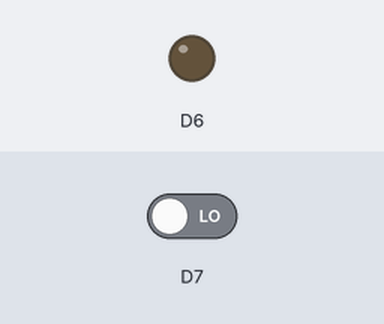
Bench run of a sketch on a simulated ESP8266 (NodeMCU). On the bench: output pins drawn as LEDs (lit = HIGH). Inputs (shaded band) come from the test bench; at power-on: D7 LOW.

Above: at 1.2 s.
1.3 s: D7 driven HIGH
At 1.7 s:
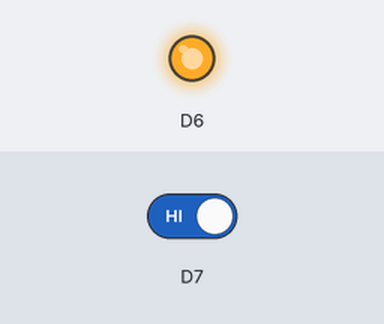
2.9 s: D7 driven LOW
At 4.1 s:
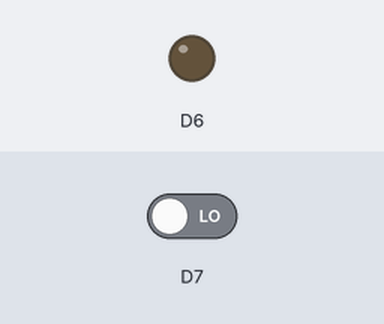
Timing chart, 0 to 5.9 s (numbered marks = the images above; inputs shaded):
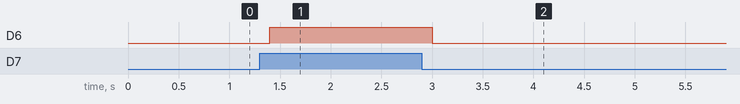

The sketch:

Relay_Control.ino
```cpp
void setup() {
  // put your setup code here, to run once:
  pinMode(D6,OUTPUT);
  pinMode(D7,INPUT);
}

void loop() {
  // put your main code here, to run repeatedly:
  if (digitalRead(D7)==HIGH)
      digitalWrite(D6,HIGH);

    else
      digitalWrite(D6,LOW);

      delay(200);

}
```

Measured:
- after the input at 1.3 s, D6: LOW → HIGH after 0.10 s
- after the input at 2.9 s, D6: HIGH → LOW after 0.10 s
